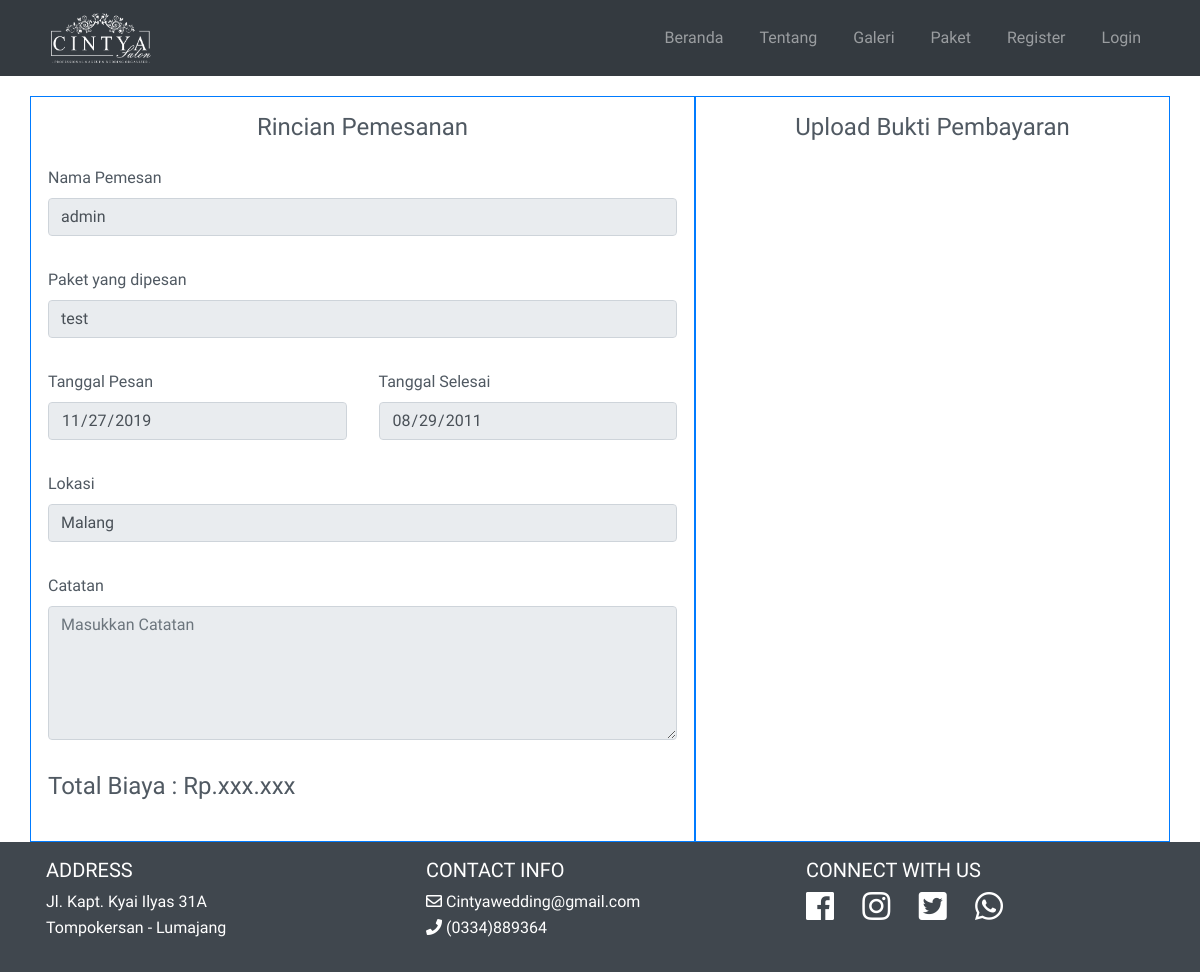
/status.php?id=13, run on the app's committed database.
### tables this page shows
CREATE TABLE `user` (
  `id_user` int(11) NOT NULL,
  `type` enum('admin','customer') NOT NULL DEFAULT 'customer',
  `username` varchar(45) NOT NULL,
  `password` varchar(45) NOT NULL,
  `nama` varchar(255) DEFAULT NULL,
  `alamat` varchar(255) DEFAULT NULL,
  `no_telp` varchar(45) DEFAULT NULL,
  `email` varchar(45) DEFAULT NULL
);

CREATE TABLE `paket` (
  `id_paket` int(11) NOT NULL,
  `nama_paket` varchar(45) DEFAULT NULL,
  `harga` varchar(45) DEFAULT NULL,
  `dekorasi` varchar(255) DEFAULT NULL,
  `rias_baju` varchar(255) DEFAULT NULL,
  `dokumentasi` varchar(255) DEFAULT NULL,
  `mc` varchar(45) DEFAULT NULL,
  `free` varchar(255) DEFAULT NULL,
  `foto` varchar(255) NOT NULL
);

CREATE TABLE `pemesanan` (
  `id_pemesanan` int(255) NOT NULL,
  `catatan` varchar(255) DEFAULT NULL,
  `id_paket` int(11) NOT NULL,
  `tgl_pesan` date NOT NULL,
  `tgl_kembali` date NOT NULL,
  `status` varchar(255) NOT NULL DEFAULT 'Waiting',
  `lokasi` varchar(255) NOT NULL,
  `bukti_pembayaran` varchar(255) DEFAULT NULL,
  `user_id` int(11) NOT NULL
);

### status.php (the view, shortened to what this page needs)
<!DOCTYPE html>
<html lang="en">
<?php include 'config/connection.php' ?>
<?php
    $lastid =  $_SESSION['id_pemesanan'];
    $query = "SELECT * FROM pemesanan WHERE id_pemesanan = '$lastid'";
    $result = mysqli_query($con, $query);
    $pemesanan = mysqli_fetch_assoc($result);
    $query2 = "SELECT * FROM paket INNER JOIN pemesanan ON (paket.id_paket=pemesanan.id_paket)";
    $result2 = mysqli_query($con,$query2);
    $paket = mysqli_fetch_assoc($result2);
    $query3 = "SELECT * FROM user INNER JOIN pemesanan ON (user.id_user=pemesanan.user_id)";
    $result3 = mysqli_query($con,$query3);
    $user = mysqli_fetch_assoc($result3);
?>
<?php include 'includes/head.php' ?>
<body>
    <?php include 'includes/navbar.php' ?>
    <div class="container mt-5 pt-5 " style="min-height:720px">
        <div class="row">
            <div class="col-md-7 border border-primary">
                <div>
                    <h4 class="text-center">Rincian Pemesanan</h4>
                </div>
                <div class="row">
                    <div class="col-sm-12">
                        <label for="nama">Nama Pemesan</label>
                        <input class="form-control" type="text" value="<?php echo $user["nama"] ?>" id="lokasi" disabled>
                    </div>
                    <div class="col-sm-12">
                        <label for="paket">Paket yang dipesan</label>
                        <input class="form-control" type="text" value="<?php echo $paket["nama_paket"] ?>" id="lokasi" disabled>
                    </div>
                    <div class="col-sm-6">
                        <label for="tanggal">Tanggal Pesan</label>
                        <input class="form-control" type="date" value="<?php echo $pemesanan["tgl_pesan"] ?>" id="tanngal" disabled>
                    </div>
                    <div class="col-sm-6">
                        <label for="tanggal">Tanggal Selesai</label>
                        <input class="form-control" type="date" value="<?php echo $pemesanan["tgl_kembali"] ?>" id="tanngal" disabled>
                    </div>
                    <div class="col-sm-12">
                        <label for="lokasi">Lokasi</label>
                        <input class="form-control" type="text" value="<?php echo $pemesanan["lokasi"] ?>" id="lokasi" placeholder="Lokasi Penyelenggaraan" disabled>
                    </div>
                    <div class="col-sm-12">
                        <label for="catatan">Catatan</label>
                        <textarea rows="5" class="form-control" type="text" id="lokasi" placeholder="Masukkan Catatan" disabled><?php echo $pemesanan["catatan"] ?></textarea>
                    </div>
                    <div class="col-sm-12">
                        <h4>Total Biaya : Rp.xxx.xxx</h4>
                    </div>
                </div>
            </div>
            <div class="col-md-5 border border-primary">
                <div>
                    <h4 class="text-center">Upload Bukti Pembayaran</h4>
                </div>
            </div>
        </div>
    </div>
    <?php include 'includes/footer.php' ?>
</body>
</html>

### css/style.css (style rules this page uses)
body { overflow-x: hidden; font-family: 'Varela Round', sans-serif; color: #505962; }
[class*="col-"] { padding: 1rem; }

### data on the page
user: nama "admin"
paket: nama_paket "test"
pemesanan: tgl_pesan "11/27/2019", tgl_kembali "08/29/2011", lokasi "Malang"
